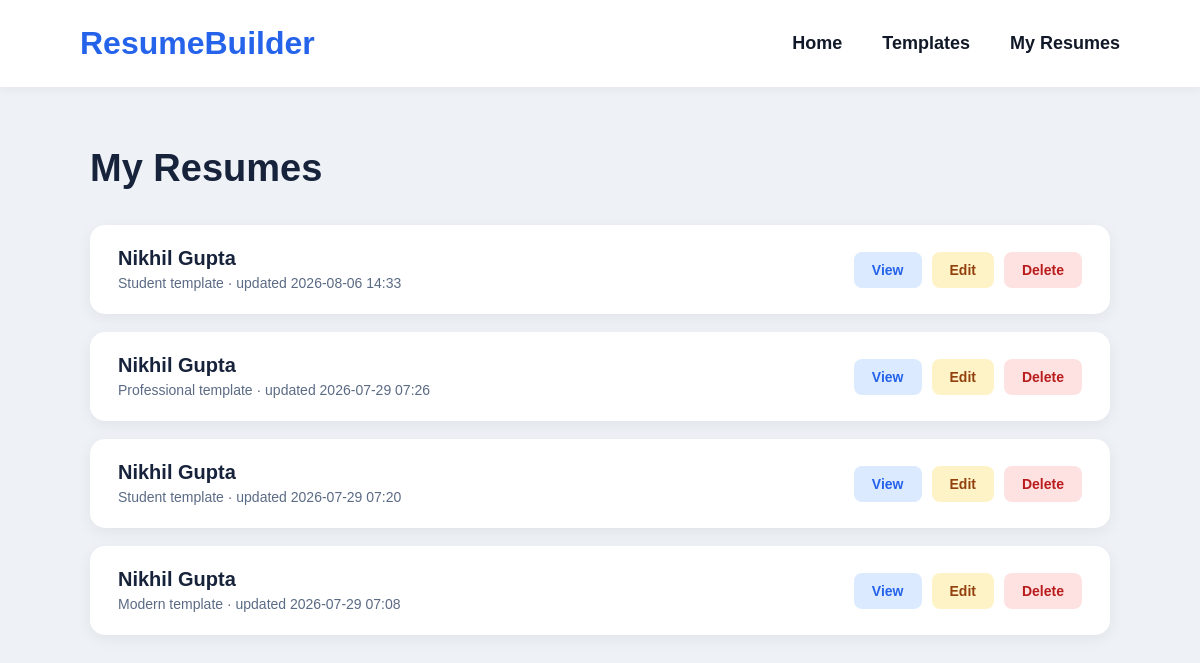
Screenshot of /resumes with the database file from the repository.
### tables this page shows
CREATE TABLE resumes (
            id INTEGER PRIMARY KEY AUTOINCREMENT,
            template TEXT NOT NULL,
            fullname TEXT, email TEXT, phone TEXT, location TEXT, linkedin TEXT, summary TEXT, education TEXT, skills TEXT, projects TEXT, experience TEXT, certifications TEXT,
            created_at TEXT,
            updated_at TEXT
        );

### app.py (the view)
@app.route('/resumes')
def resumes():
    conn = get_db()
    rows = conn.execute('SELECT * FROM resumes ORDER BY updated_at DESC').fetchall()
    conn.close()
    return render_template('resumes.html', resumes=rows, templates=TEMPLATES)

### app.py (called while the page is built)
def get_db():
    conn = sqlite3.connect(DB_PATH)
    conn.row_factory = sqlite3.Row
    return conn

### templates/resumes.html (shortened to what this page needs)
<!DOCTYPE html>
<html lang="en">
<head>
    <link rel="stylesheet" href="{{ url_for('static', filename='css/style.css') }}">
</head>
<body>
<nav class="navbar">
    <a href="{{ url_for('home') }}" class="logo">ResumeBuilder</a>
    <ul class="nav-links">
        <li><a href="{{ url_for('home') }}">Home</a></li>
        <li><a href="{{ url_for('home') }}#templates">Templates</a></li>
        <li><a href="{{ url_for('resumes') }}">My Resumes</a></li>
    </ul>
</nav>
<div class="resumes-page">
    <h1>My Resumes</h1>
    {% if resumes|length == 0 %}
    <div class="empty-state">
        <p>You haven't generated any resumes yet.</p>
        <br>
        <a href="{{ url_for('home') }}#templates" class="btn-primary">Choose a Template</a>
    </div>
    {% else %}
        {% for r in resumes %}
        <div class="resume-row">
            <div class="resume-row-info">
                <h3>{{ r.fullname or 'Untitled' }}</h3>
                <span>{{ templates[r.template].label }} template &middot; updated {{ r.updated_at[:16].replace('T', ' ') }}</span>
            </div>
            <div class="resume-row-actions">
                <a class="action-view" href="{{ url_for('view_resume', resume_id=r.id) }}">View</a>
                <a class="action-edit" href="{{ url_for('form', template_name=r.template, id=r.id) }}">Edit</a>
                <form action="{{ url_for('delete_resume', resume_id=r.id) }}" method="POST"
                      onsubmit="return confirm('Delete this resume? This cannot be undone.');">
                    <button class="action-delete" type="submit">Delete</button>
                </form>
            </div>
        </div>
        {% endfor %}
    {% endif %}
</div>
</body>
</html>

### static/css/style.css (style rules this page uses)
* { margin:0; padding:0; box-sizing:border-box; font-family:Arial, Helvetica, sans-serif; }
body { background:#eef2f7; color:#17223b; }
.navbar { background:white; display:flex; justify-content:space-between; align-items:center; padding:25px 80px; box-shadow:0 2px 10px rgba(0,0,0,0.05); }
.logo { font-size:32px; font-weight:bold; color:#2563eb; text-decoration:none; }
.nav-links { display:flex; list-style:none; gap:40px; }
.nav-links a { text-decoration:none; color:#111827; font-size:18px; font-weight:600; transition:0.3s; }
form { display:flex; flex-direction:column; gap:15px; }
button { background:#2563eb; color:white; border:none; padding:15px; border-radius:8px; font-size:18px; cursor:pointer; }
.resumes-page { max-width:1100px; margin:0 auto; padding:60px 40px 100px; }
.resumes-page h1 { font-size:38px; margin-bottom:35px; }
.resume-row { background:white; border-radius:15px; padding:22px 28px; box-shadow:0 4px 15px rgba(0,0,0,0.06); display:flex; align-items:center; justify-content:space-between; gap:20px; margin-bottom:18px; }
.resume-row-info h3 { font-size:20px; color:#17223b; margin-bottom:4px; }
.resume-row-info span { color:#5b6b84; font-size:14px; }
.resume-row-actions { display:flex; gap:10px; }
.resume-row-actions a, .resume-row-actions button { padding:10px 18px; border-radius:8px; font-size:14px; font-weight:600; text-decoration:none; cursor:pointer; border:none; }
.action-view { background:#dbeafe; color:#2563eb; }
.action-edit { background:#fef3c7; color:#92400e; }
.action-delete { background:#fee2e2; color:#b91c1c; }

### rows the page displays
resumes: fullname "Nikhil Gupta", template "Student", updated_at "2026-08-06 14:33"
resumes: fullname "Nikhil Gupta", template "Professional", updated_at "2026-07-29 07:26"
resumes: fullname "Nikhil Gupta", template "Student", updated_at "2026-07-29 07:20"
resumes: fullname "Nikhil Gupta", template "Modern", updated_at "2026-07-29 07:08"
